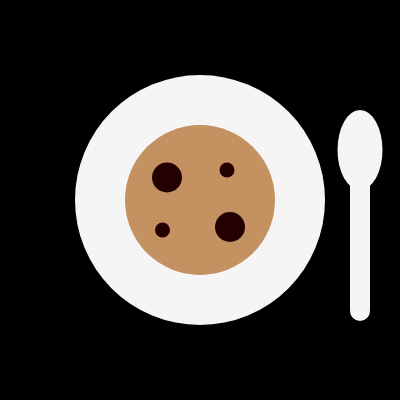
Frame 1 (no input)
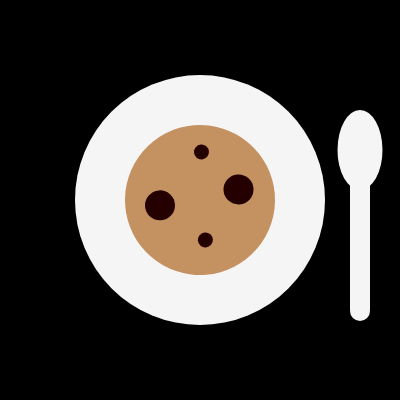
Frame 60 (no input)
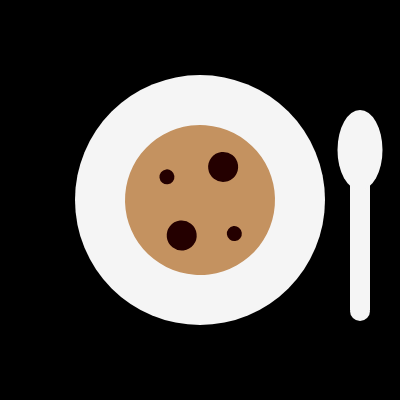
Frame 120 (the mouse pressed at the canvas centre since frame 60)

The p5.js sketch that drew these frames (run headless with seeded random() and noise() and a simulated clock; from frame 60 on, the mouse is pressed at the canvas centre):

// p5.js sketch
// ── sketch.js
// DM2008 — Activity 4a [Guided]
// Bake a Cookie (30 min)
//
// A class is a blueprint — Cookie describes what every cookie has and can do.
// Your job is to complete the class, then add movement and a flavor randomizer.
//
// Suggested order:
// 1. Add the missing properties to the constructor (sz, x, y)
// 2. Fix show() so it uses this.flavor, this.x, this.y, this.sz
// 3. Implement move() and randomFlavor()
// 4. Wire them up in keyPressed() and mousePressed()
//
// Stretch: add a second cookie with different starting values.

let cookie;

function setup() {
  createCanvas(400, 400);
  noStroke();
  cookie = new Cookie("chocolate", 150, width / 2, height / 2);
  rectMode(CENTER);
}

function draw() {
  background(0);
  fill(245, 245, 245);
  ellipse(width / 2, height / 2, 250);
  fill(245, 245, 245);
  rect(360, 225, 20, 170);
  fill(245, 245, 245);
  ellipse(360, 311, 20);
  fill(245, 245, 245);
  ellipse(360, 150, 45, 80);
  cookie.show();
}

class Cookie {
  constructor(flavor, sz, x, y) {
    // this. binds each value to this specific cookie object
    // Add the missing properties below
    this.flavor = flavor;
    this.sz = sz;
    this.x = x;
    this.y = y;
    this.rot = random(1,5) * 0.01;
    this.angle = 0;
  }

  show() {
    // Fix this method — it should use this.flavor, this.x, this.y, this.sz
    switch (this.flavor) {
      case "chocolate":
        fill(196, 146, 96);
        break;
      case "vanilla":
        fill(255, 223, 150);
        break;
      case "banana":
        fill(255, 221, 71);
    }
    push();
    translate(this.x, this.y);
    rotate(this.angle);
    
    ellipse(0, 0, this.sz);
    const s = this.sz * 0.1;
    
    fill(36, 0, 0);
    ellipse(0 - this.sz*0.22, 0 - this.sz*0.15, s * 2);
    ellipse(0 + this.sz*0.18, 0 - this.sz*0.20, s);
    ellipse(0 - this.sz*0.25, 0 + this.sz*0.20, s);
    ellipse(0 + this.sz*0.20, 0 + this.sz*0.18, s * 2);
    pop();

    this.angle += this.rot;
  }

  // Add a move() method — update this.x or this.y based on which key is pressed
  move() {
  if (key === '+') {
    this.x = this.x + 1;
  } if (key === '!') {
    this.sz = this.sz + 3;
  } if (key === '?') {
    this.sz = this.sz - 3;
  } else if (key == '-') {
    this.x = this.x - 1; 
  }
}

  // Add a randomFlavor() method — set this.flavor to one of at least 3 options
  randomFlavor() {
  this.flavor = random(["chocolate", "vanilla", "banana"]);
}
}

// Call cookie.move() when an arrow key is pressed
function keyPressed() {
cookie.move();
}

// Call cookie.randomFlavor() when the mouse is clicked
function mousePressed() {
cookie.randomFlavor();
}
